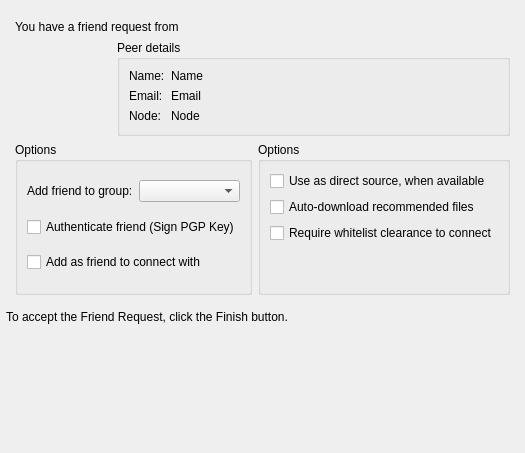
  <widget class="ConnectFriendPage" name="FriendRequestPage">
   <property name="title">
    <string>Friend request</string>
   </property>
   <property name="subTitle">
    <string>Details about the request</string>
   </property>
   <attribute name="pageId">
    <string notr="true">ConnectFriendWizard::Page_FriendRequest</string>
   </attribute>
   <layout class="QVBoxLayout" name="verticalLayout_15">
    <property name="leftMargin">
     <number>6</number>
    </property>
    <property name="rightMargin">
     <number>6</number>
    </property>
    <item>
     <widget class="QFrame" name="frame">
      <layout class="QVBoxLayout" name="verticalLayout_13">
       <item>
        <widget class="StyledLabel" name="fr_label_3">
         <property name="text">
          <string notr="true">You have a friend request from</string>
         </property>
        </widget>
       </item>
       <item>
        <layout class="QHBoxLayout" name="fr_detailsLayout">
         <item>
          <widget class="AvatarWidget" name="fr_avatar">
           <property name="minimumSize">
            <size>
             <width>96</width>
             <height>96</height>
            </size>
           </property>
           <property name="maximumSize">
            <size>
             <width>96</width>
             <height>96</height>
            </size>
           </property>
          </widget>
         </item>
         <item>
          <widget class="QGroupBox" name="fr_peerDetailsFrame">
           <property name="title">
            <string>Peer details</string>
           </property>
           <layout class="QFormLayout" name="formLayout_3">
            <property name="fieldGrowthPolicy">
             <enum>QFormLayout::AllNonFixedFieldsGrow</enum>
            </property>
            <item row="0" column="0">
             <widget class="QLabel" name="fr_nameLabel">
              <property name="text">
               <string>Name:</string>
              </property>
             </widget>
            </item>
            <item row="0" column="1">
             <widget class="QLabel" name="fr_nameEdit">
              <property name="text">
               <string notr="true">Name</string>
              </property>
             </widget>
            </item>
            <item row="2" column="0">
             <widget class="QLabel" name="fr_emailLabel">
              <property name="text">
               <string>Email:</string>
              </property>
             </widget>
            </item>
            <item row="3" column="0">
             <widget class="QLabel" name="fr_nodeLabel">
              <property name="text">
               <string>Node:</string>
              </property>
             </widget>
            </item>
            <item row="3" column="1">
             <widget class="QLabel" name="fr_nodeEdit">
              <property name="text">
               <string notr="true">Node</string>
              </property>
             </widget>
            </item>
            <item row="2" column="1">
             <widget class="QLabel" name="fr_emailEdit">
              <property name="text">
               <string notr="true">Email</string>
              </property>
             </widget>
            </item>
           </layout>
          </widget>
         </item>
        </layout>
       </item>
       <item>
        <layout class="QHBoxLayout" name="fr_optionslLayout">
         <item>
          <widget class="QGroupBox" name="fr_optionsFrame">
           <property name="title">
            <string>Options</string>
           </property>
           <layout class="QVBoxLayout" name="verticalLayout_14">
            <item>
             <layout class="QHBoxLayout" name="fr_groupLayout">
              <item>
               <widget class="QLabel" name="fr_groupLabel">
                <property name="sizePolicy">
                 <sizepolicy hsizetype="Maximum" vsizetype="Preferred">
                  <horstretch>0</horstretch>
                  <verstretch>0</verstretch>
                 </sizepolicy>
                </property>
                <property name="text">
                 <string>Add friend to group:</string>
                </property>
               </widget>
              </item>
              <item>
               <widget class="QComboBox" name="fr_groupComboBox">
                <property name="sizePolicy">
                 <sizepolicy hsizetype="MinimumExpanding" vsizetype="Fixed">
                  <horstretch>0</horstretch>
                  <verstretch>0</verstretch>
                 </sizepolicy>
                </property>
               </widget>
              </item>
             </layout>
            </item>
            <item>
             <widget class="QCheckBox" name="fr_signGPGCheckBox">
              <property name="text">
               <string>Authenticate friend (Sign PGP Key)</string>
              </property>
             </widget>
            </item>
            <item>
             <widget class="QCheckBox" name="fr_acceptNoSignGPGCheckBox">
              <property name="text">
               <string>Add as friend to connect with</string>
              </property>
             </widget>
            </item>
           </layout>
          </widget>
         </item>
         <item>
          <widget class="QGroupBox" name="groupBox">
           <property name="title">
            <string>Options</string>
           </property>
           <layout class="QVBoxLayout" name="verticalLayout_12">
            <item>
             <widget class="QCheckBox" name="_direct_transfer_CB">
              <property name="text">
               <string>Use as direct source, when available</string>
              </property>
             </widget>
            </item>
            <item>
             <widget class="QCheckBox" name="_allow_push_CB">
              <property name="text">
               <string>Auto-download recommended files</string>
              </property>
             </widget>
            </item>
            <item>
             <widget class="QCheckBox" name="_require_WL_CB">
              <property name="text">
               <string>Require whitelist clearance to connect</string>
              </property>
             </widget>
            </item>
            <item>
             <spacer name="verticalSpacer_5">
              <property name="orientation">
               <enum>Qt::Vertical</enum>
              </property>
              <property name="sizeHint" stdset="0">
               <size>
                <width>20</width>
                <height>40</height>
               </size>
              </property>
             </spacer>
            </item>
           </layout>
          </widget>
         </item>
        </layout>
       </item>
      </layout>
     </widget>
    </item>
    <item>
     <widget class="StyledLabel" name="requestinfolabel_3">
      <property name="text">
       <string>To accept the Friend Request, click the Finish button.</string>
      </property>
     </widget>
    </item>
    <item>
     <spacer name="fr_verticalSpacer">
      <property name="orientation">
       <enum>Qt::Vertical</enum>
      </property>
      <property name="sizeHint" stdset="0">
       <size>
        <width>488</width>
        <height>118</height>
       </size>
      </property>
     </spacer>
    </item>
   </layout>
  </widget>
